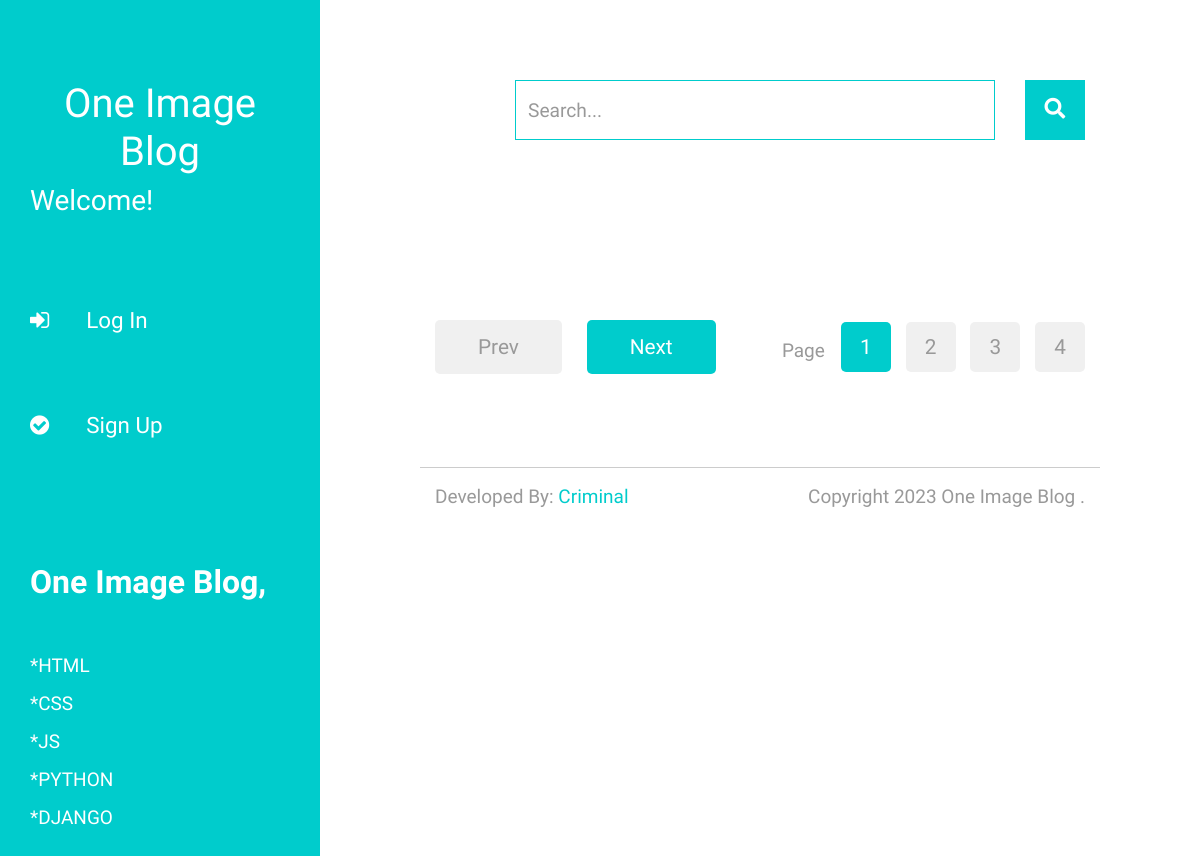
/blogs/specific/17, run on an earlier commit of the app's database.
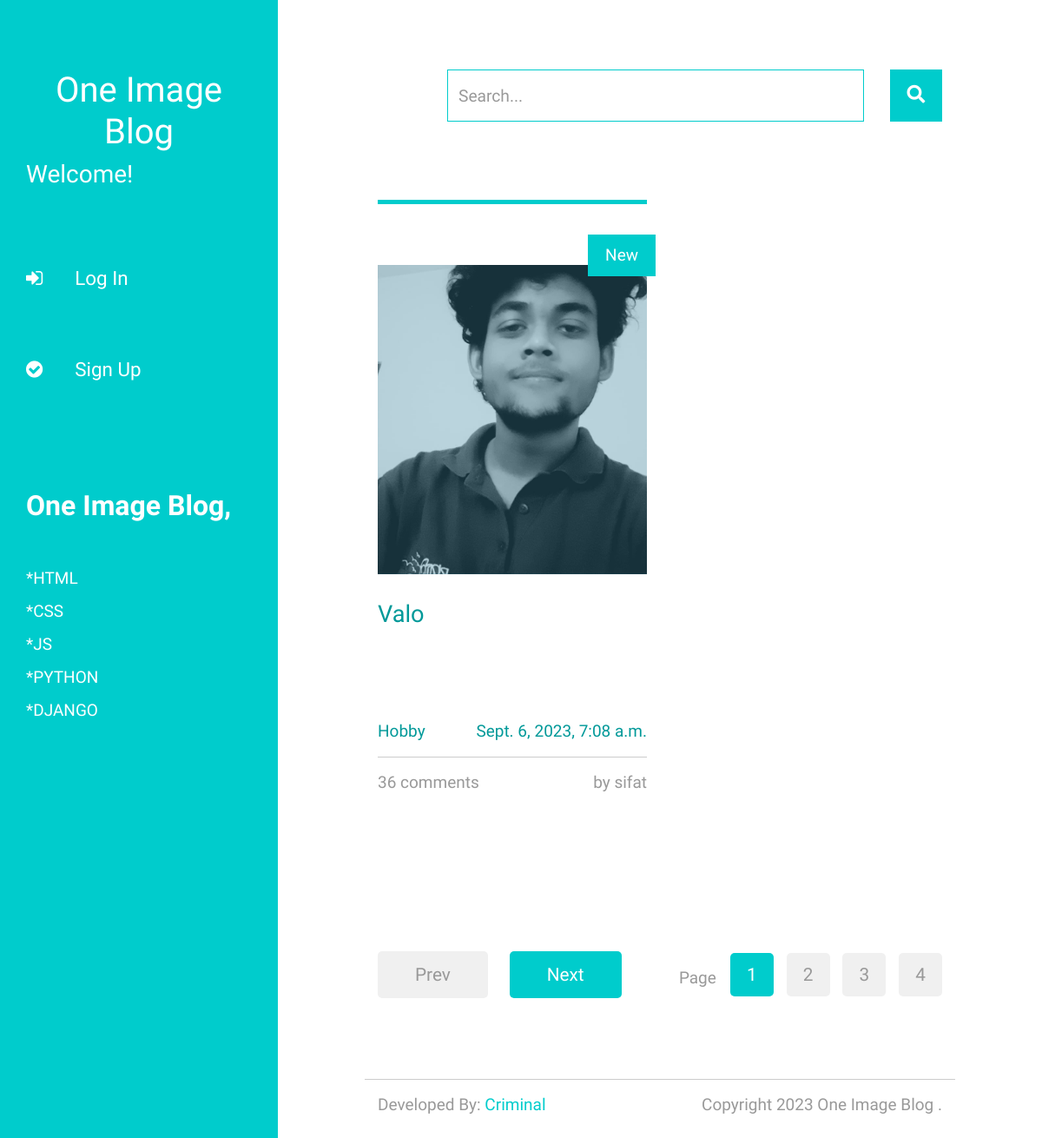
And on a later commit of the database.
### blogs/models.py (models this page shows, shortened)
class blogs(models.Model):
    blog_title      = models.CharField(max_length=200, unique=True)
    slug            = models.SlugField(max_length=200, unique=True)
    images          = models.ImageField(upload_to='photos/chobi',blank=False)
    description     = models.TextField(max_length=5000, blank=False)
    category        = models.ForeignKey(Category, on_delete=models.CASCADE)
    created_date    = models.DateTimeField(auto_now_add=True)
    modified_date   = models.DateTimeField(auto_now=True)
    rating = models.IntegerField(null=True, default=0)
    numrating = models.IntegerField(null=True, default=0)
    avg = models.IntegerField(null=True, default=0)
    user = models.ForeignKey(User,on_delete=models.CASCADE,null=True)

### category/models.py (models this page shows, shortened)
class Category(models.Model):
    category_name = models.CharField(max_length=50, unique=True)
    slug = models.SlugField(max_length=100, unique=True)
    class Meta:
        verbose_name = 'category'
        verbose_name_plural = 'categories'

### blogs/views.py (the view)
# urls.py: path('specific/<int:catid>',views.specific,name='specific'),
def specific(request,catid):
    categories = Category.objects.get(id = catid)
    blog = blogs.objects.filter(category = categories).order_by('-avg')
    return render(request,"blogs/specificCat.html",{'blogs':blog})

### blogs/templates/blogs/specificCat.html (shortened to what this page needs)
{% extends 'base.html' %}
{% load static %}
{% block content %}
        <div class="row tm-row">
            <div class="col-12">
                <form method="GET" class="form-inline tm-mb-80 tm-search-form">
                    <input class="form-control tm-search-input" name="query" type="text" placeholder="Search..." aria-label="Search">
                    <button class="tm-search-button" type="submit">
                        <i class="fas fa-search tm-search-icon" aria-hidden="true"></i>
                    </button>
                </form>
            </div>
        </div>
        <div class="row tm-row">
            {% for blog in blogs %}
            <article class="col-12 col-md-6 tm-post">
                <hr class="tm-hr-primary">
                {% if user.id %}
                <a href="{% url 'details' blog.id %}" class="effect-lily tm-post-link tm-pt-60">
                    <div class="tm-post-link-inner">
                        <img src="{{ blog.images.url }}" alt="Image" class="img-fluid">
                    </div>
                    <span class="position-absolute tm-new-badge">New</span>
                    <h2 class="tm-pt-30 tm-color-primary tm-post-title">{{ blog.blog_title }}</h2>
                </a>
                {% else %}
                <a href="{% url 'login' %}" class="effect-lily tm-post-link tm-pt-60">
                    <div class="tm-post-link-inner">
                        <img src="{{ blog.images.url }}" alt="Image" class="img-fluid">
                    </div>
                    <span class="position-absolute tm-new-badge">New</span>
                    <h2 class="tm-pt-30 tm-color-primary tm-post-title">{{ blog.blog_title }}</h2>
                </a>
                {% endif %}
                <p class="tm-pt-30">
                </p>
                <div class="d-flex justify-content-between tm-pt-45">
                    <span class="tm-color-primary">{{ blog.category.category_name }}</span>
                    <span class="tm-color-primary">{{ blog.created_date }}</span>
                </div>
                <hr>
                <div class="d-flex justify-content-between">
                    <span>36 comments</span>
                    <span>by {{ blog.user.username }}</span>
                </div>
            </article>
            {% endfor %}
        </div>
        <div class="row tm-row tm-mt-100 tm-mb-75">
            <div class="tm-prev-next-wrapper">
                <a href="#" class="mb-2 tm-btn tm-btn-primary tm-prev-next disabled tm-mr-20">Prev</a>
                <a href="#" class="mb-2 tm-btn tm-btn-primary tm-prev-next">Next</a>
            </div>
            <div class="tm-paging-wrapper">
                <span class="d-inline-block mr-3">Page</span>
                <nav class="tm-paging-nav d-inline-block">
                    <ul>
                        <li class="tm-paging-item active">
                            <a href="#" class="mb-2 tm-btn tm-paging-link">1</a>
                        </li>
                        <li class="tm-paging-item">
                            <a href="#" class="mb-2 tm-btn tm-paging-link">2</a>
                        </li>
                        <li class="tm-paging-item">
                            <a href="#" class="mb-2 tm-btn tm-paging-link">3</a>
                        </li>
                        <li class="tm-paging-item">
                            <a href="#" class="mb-2 tm-btn tm-paging-link">4</a>
                        </li>
                    </ul>
                </nav>
            </div>
        </div>
{% endblock content %}

### templates/base.html (shortened to what this page needs)
<!DOCTYPE html>
{% load static %}
<html lang="en">
<head>
	<link rel="stylesheet" href="{% static 'fontawesome/css/all.min.css' %}">
    <link href="{% static 'css/bootstrap.min.css' %}" rel="stylesheet">
    <link href="{% static 'css/templatemo-xtra-blog.css' %}" rel="stylesheet">
    <link rel="stylesheet"
    href="https://cdnjs.cloudflare.com/ajax/libs/font-awesome/4.7.0/css/font-awesome.min.css">
    <link rel="stylesheet"
    href="https://cdnjs.cloudflare.com/ajax/libs/font-awesome/4.7.0/css/font-awesome.min.css">
</head>
<body>
	<header class="tm-header" id="tm-header">
        <div class="tm-header-wrapper">
            <div class="tm-site-header">
                <h1 class="text-center">One Image Blog</h1>
                    <div class="tm-mb-65">
                        {% if user.id is None %}
                        <h3 style = "color:white">Welcome!</h3>
                {% endif %}
            </div>
            <nav class="tm-nav" id="tm-nav">
                <ul>
                    {% if user.id is None %}
                    <li class="tm-nav-item"><a href="{% url 'login' %}" class="tm-nav-link">
                        <i class="fa fa-sign-in"></i>
                        Log In
                    </a></li>
                    <li class="tm-nav-item"><a href="{% url 'signin' %}" class="tm-nav-link">
                        <i class="fa fa-check-circle"></i>
                        Sign Up
                    </a></li>
                    {% else %}
                    <li class="tm-nav-item"><a href="{% url 'logout' %}" class="tm-nav-link">
                        <i class="fa fa-mail-reply-all"></i>
                        Log Out
                    </a></li>
                    {% endif %}
                </ul>
            </nav>
            <p class="tm-mb-80 pr-5 text-white">
                <h2><b>One Image Blog,</b></h2><br> *HTML <br> *CSS <br> *JS <br> *PYTHON <br> *DJANGO
        </div>
    </header>
<div class="container-fluid">
    <main class="tm-main">
    {% block content %}{% endblock %}
    <footer class="row tm-row">
        <hr class="col-12">
        <div class="col-md-6 col-12 tm-color-gray">
            Developed By: <a rel="nofollow" target="_parent"
            href="https://www.facebook.com/profile.php?id=100009048088346"
            class="tm-external-link">Criminal</a>
        </div>
        <div class="col-md-6 col-12 tm-color-gray tm-copyright">
            Copyright 2023 One Image Blog .
        </div>
    </footer>
</main>
</div>
</body>
</html>

What changed in the data, as far as the page shows it:
added blogs: images (picture), blog_title "Valo", category.category_name "Hobby", created_date "Sept. 6, 2023, 7:08 a.m.", user.username "sifat"
